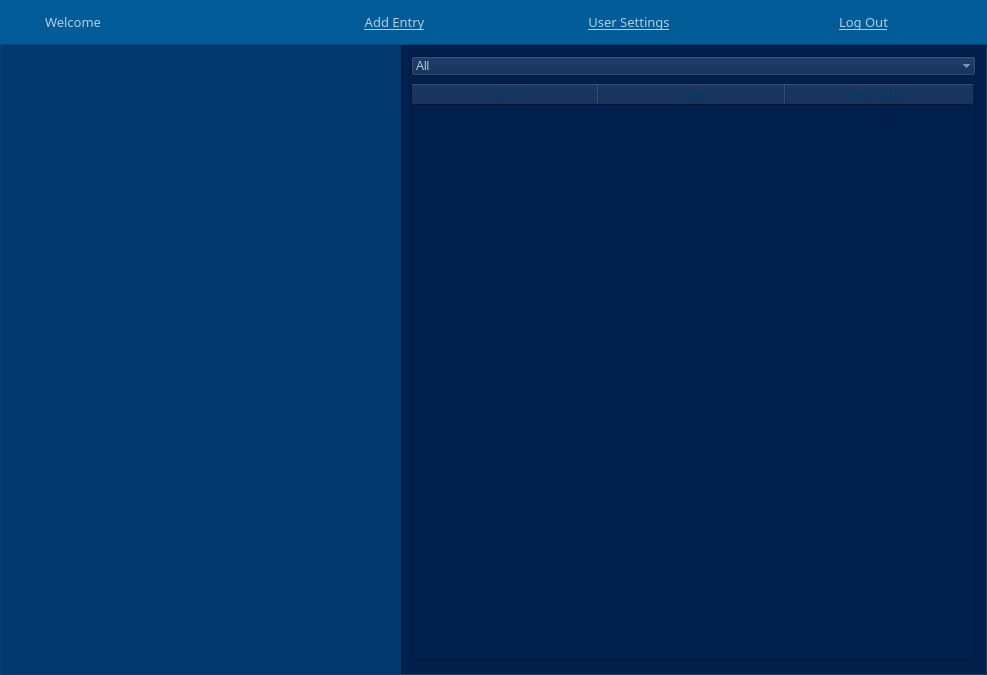
<?xml version="1.0" encoding="UTF-8"?>
<ui version="4.0">
 <class>MainScreen</class>
 <widget class="QMainWindow" name="MainScreen">
  <property name="windowModality">
   <enum>Qt::NonModal</enum>
  </property>
  <property name="geometry">
   <rect>
    <x>0</x>
    <y>0</y>
    <width>987</width>
    <height>675</height>
   </rect>
  </property>
  <property name="sizePolicy">
   <sizepolicy hsizetype="Fixed" vsizetype="Fixed">
    <horstretch>0</horstretch>
    <verstretch>0</verstretch>
   </sizepolicy>
  </property>
  <property name="maximumSize">
   <size>
    <width>987</width>
    <height>700</height>
   </size>
  </property>
  <property name="windowTitle">
   <string>MainWindow</string>
  </property>
  <property name="styleSheet">
   <string notr="true">
color: rgb(3, 57, 108);
background-color: rgb(0, 91, 150);</string>
  </property>
  <property name="documentMode">
   <bool>false</bool>
  </property>
  <widget class="QWidget" name="mainContainer">
   <layout class="QVBoxLayout" name="verticalLayout">
    <property name="spacing">
     <number>0</number>
    </property>
    <property name="leftMargin">
     <number>0</number>
    </property>
    <property name="topMargin">
     <number>0</number>
    </property>
    <property name="rightMargin">
     <number>0</number>
    </property>
    <property name="bottomMargin">
     <number>0</number>
    </property>
    <item>
     <widget class="QWidget" name="topbar" native="true">
      <property name="maximumSize">
       <size>
        <width>16777215</width>
        <height>60</height>
       </size>
      </property>
      <property name="styleSheet">
       <string notr="true">background-color: rgb(0, 91, 150);</string>
      </property>
      <layout class="QHBoxLayout" name="horizontalLayout_2">
       <item>
        <widget class="QLabel" name="logoLabel">
         <property name="maximumSize">
          <size>
           <width>30</width>
           <height>30</height>
          </size>
         </property>
         <property name="text">
          <string/>
         </property>
         <property name="pixmap">
          <pixmap>Rectangle 3.png</pixmap>
         </property>
         <property name="scaledContents">
          <bool>true</bool>
         </property>
         <property name="margin">
          <number>0</number>
         </property>
        </widget>
       </item>
       <item>
        <widget class="QLabel" name="welcomeLabel">
         <property name="font">
          <font>
           <family>Montserrat</family>
           <pointsize>10</pointsize>
          </font>
         </property>
         <property name="styleSheet">
          <string notr="true">color: rgb(179, 205, 224);</string>
         </property>
         <property name="text">
          <string>Welcome</string>
         </property>
        </widget>
       </item>
       <item>
        <widget class="QPushButton" name="addEntryButton">
         <property name="font">
          <font>
           <family>Montserrat</family>
           <pointsize>10</pointsize>
           <underline>true</underline>
          </font>
         </property>
         <property name="styleSheet">
          <string notr="true">color: rgb(179, 205, 224);</string>
         </property>
         <property name="text">
          <string>Add Entry</string>
         </property>
         <property name="flat">
          <bool>true</bool>
         </property>
        </widget>
       </item>
       <item>
        <widget class="QPushButton" name="userSettingsButton">
         <property name="font">
          <font>
           <family>Montserrat</family>
           <pointsize>10</pointsize>
           <underline>true</underline>
          </font>
         </property>
         <property name="styleSheet">
          <string notr="true">color: rgb(179, 205, 224);</string>
         </property>
         <property name="text">
          <string>User Settings</string>
         </property>
         <property name="flat">
          <bool>true</bool>
         </property>
        </widget>
       </item>
       <item>
        <widget class="QPushButton" name="logoutButton">
         <property name="font">
          <font>
           <family>Montserrat</family>
           <pointsize>10</pointsize>
           <underline>true</underline>
          </font>
         </property>
         <property name="styleSheet">
          <string notr="true">color: rgb(179, 205, 224);</string>
         </property>
         <property name="text">
          <string>Log Out</string>
         </property>
         <property name="flat">
          <bool>true</bool>
         </property>
        </widget>
       </item>
      </layout>
     </widget>
    </item>
    <item>
     <widget class="QFrame" name="bottomElements">
      <property name="sizePolicy">
       <sizepolicy hsizetype="Preferred" vsizetype="Preferred">
        <horstretch>0</horstretch>
        <verstretch>0</verstretch>
       </sizepolicy>
      </property>
      <property name="frameShape">
       <enum>QFrame::StyledPanel</enum>
      </property>
      <property name="frameShadow">
       <enum>QFrame::Raised</enum>
      </property>
      <property name="lineWidth">
       <number>1</number>
      </property>
      <layout class="QHBoxLayout" name="horizontalLayout">
       <property name="spacing">
        <number>0</number>
       </property>
       <property name="leftMargin">
        <number>0</number>
       </property>
       <property name="topMargin">
        <number>0</number>
       </property>
       <property name="rightMargin">
        <number>0</number>
       </property>
       <property name="bottomMargin">
        <number>0</number>
       </property>
       <item>
        <widget class="QStackedWidget" name="sidebar">
         <property name="minimumSize">
          <size>
           <width>400</width>
           <height>0</height>
          </size>
         </property>
         <property name="maximumSize">
          <size>
           <width>400</width>
           <height>16777215</height>
          </size>
         </property>
         <property name="styleSheet">
          <string notr="true">background-color: rgb(3, 57, 108);</string>
         </property>
         <property name="currentIndex">
          <number>0</number>
         </property>
         <widget class="QWidget" name="defaultView">
          <property name="styleSheet">
           <string notr="true">background-color: rgb(3, 57, 108);</string>
          </property>
         </widget>
         <widget class="QWidget" name="selectedEntryView">
          <layout class="QVBoxLayout" name="verticalLayout_4">
           <item>
            <widget class="QLineEdit" name="entryNameEdit">
             <property name="enabled">
              <bool>false</bool>
             </property>
             <property name="minimumSize">
              <size>
               <width>0</width>
               <height>75</height>
              </size>
             </property>
             <property name="maximumSize">
              <size>
               <width>400</width>
               <height>16777215</height>
              </size>
             </property>
             <property name="font">
              <font>
               <family>Montserrat</family>
               <pointsize>18</pointsize>
              </font>
             </property>
             <property name="styleSheet">
              <string notr="true">color: rgb(179, 205, 224);</string>
             </property>
             <property name="text">
              <string/>
             </property>
             <property name="frame">
              <bool>false</bool>
             </property>
             <property name="alignment">
              <set>Qt::AlignLeading|Qt::AlignLeft|Qt::AlignVCenter</set>
             </property>
             <property name="placeholderText">
              <string>Entry Name</string>
             </property>
            </widget>
           </item>
           <item>
            <widget class="QComboBox" name="entryTypeCombo_2">
             <property name="enabled">
              <bool>false</bool>
             </property>
             <property name="minimumSize">
              <size>
               <width>0</width>
               <height>0</height>
              </size>
             </property>
             <property name="font">
              <font>
               <family>Montserrat</family>
               <pointsize>18</pointsize>
               <weight>50</weight>
               <italic>false</italic>
               <bold>false</bold>
              </font>
             </property>
             <property name="focusPolicy">
              <enum>Qt::WheelFocus</enum>
             </property>
             <property name="autoFillBackground">
              <bool>false</bool>
             </property>
             <property name="styleSheet">
              <string notr="true">color: rgb(179, 205, 224);
font: 18pt &quot;Montserrat&quot;;</string>
             </property>
             <property name="editable">
              <bool>true</bool>
             </property>
             <property name="currentText">
              <string>Entry Type</string>
             </property>
             <property name="frame">
              <bool>false</bool>
             </property>
             <item>
              <property name="text">
               <string>Entry Type</string>
              </property>
             </item>
             <item>
              <property name="text">
               <string>Account</string>
              </property>
             </item>
            </widget>
           </item>
           <item>
            <widget class="QLineEdit" name="entryDescriptionEdit">
             <property name="enabled">
              <bool>false</bool>
             </property>
             <property name="minimumSize">
              <size>
               <width>0</width>
               <height>75</height>
              </size>
             </property>
             <property name="maximumSize">
              <size>
               <width>400</width>
               <height>16777215</height>
              </size>
             </property>
             <property name="font">
              <font>
               <family>Montserrat</family>
               <pointsize>18</pointsize>
              </font>
             </property>
             <property name="styleSheet">
              <string notr="true">color: rgb(179, 205, 224);</string>
             </property>
             <property name="text">
              <string/>
             </property>
             <property name="frame">
              <bool>false</bool>
             </property>
             <property name="alignment">
              <set>Qt::AlignLeading|Qt::AlignLeft|Qt::AlignVCenter</set>
             </property>
             <property name="placeholderText">
              <string>Entry Description</string>
             </property>
            </widget>
           </item>
           <item>
            <widget class="QLabel" name="entryContentLabel">
             <property name="enabled">
              <bool>true</bool>
             </property>
             <property name="minimumSize">
              <size>
               <width>0</width>
               <height>75</height>
              </size>
             </property>
             <property name="maximumSize">
              <size>
               <width>400</width>
               <height>75</height>
              </size>
             </property>
             <property name="font">
              <font>
               <family>Montserrat</family>
               <pointsize>18</pointsize>
              </font>
             </property>
             <property name="styleSheet">
              <string notr="true">color: rgb(179, 205, 224);</string>
             </property>
             <property name="text">
              <string>Entry Content</string>
             </property>
            </widget>
           </item>
           <item>
            <widget class="QLineEdit" name="entryContentEdit">
             <property name="enabled">
              <bool>false</bool>
             </property>
             <property name="minimumSize">
              <size>
               <width>0</width>
               <height>75</height>
              </size>
             </property>
             <property name="maximumSize">
              <size>
               <width>400</width>
               <height>16777215</height>
              </size>
             </property>
             <property name="font">
              <font>
               <family>Montserrat</family>
               <pointsize>18</pointsize>
              </font>
             </property>
             <property name="styleSheet">
              <string notr="true">color: rgb(179, 205, 224);</string>
             </property>
             <property name="text">
              <string/>
             </property>
             <property name="frame">
              <bool>false</bool>
             </property>
             <property name="echoMode">
              <enum>QLineEdit::Normal</enum>
             </property>
             <property name="alignment">
              <set>Qt::AlignLeading|Qt::AlignLeft|Qt::AlignVCenter</set>
             </property>
             <property name="placeholderText">
              <string>Entry Content</string>
             </property>
            </widget>
           </item>
           <item>
            <widget class="QPushButton" name="editButton">
             <property name="maximumSize">
              <size>
               <width>400</width>
               <height>16777215</height>
              </size>
             </property>
             <property name="font">
              <font>
               <family>Montserrat</family>
               <pointsize>12</pointsize>
               <weight>75</weight>
               <bold>true</bold>
              </font>
             </property>
             <property name="styleSheet">
              <string notr="true">color: rgb(255, 255, 255);</string>
             </property>
             <property name="text">
              <string>Edit</string>
             </property>
            </widget>
           </item>
           <item>
            <widget class="QPushButton" name="deleteButton">
             <property name="maximumSize">
              <size>
               <width>400</width>
               <height>16777215</height>
              </size>
             </property>
             <property name="font">
              <font>
               <family>Montserrat</family>
               <pointsize>12</pointsize>
               <weight>75</weight>
               <bold>true</bold>
              </font>
             </property>
             <property name="styleSheet">
              <string notr="true">color: rgb(255, 255, 255);</string>
             </property>
             <property name="text">
              <string>Delete</string>
             </property>
            </widget>
           </item>
          </layout>
         </widget>
         <widget class="QWidget" name="userSettingView">
          <layout class="QVBoxLayout" name="verticalLayout_5">
           <item>
            <widget class="QLabel" name="usernameLabel">
             <property name="enabled">
              <bool>true</bool>
             </property>
             <property name="minimumSize">
              <size>
               <width>0</width>
               <height>75</height>
              </size>
             </property>
             <property name="maximumSize">
              <size>
               <width>400</width>
               <height>75</height>
              </size>
             </property>
             <property name="font">
              <font>
               <family>Montserrat</family>
               <pointsize>18</pointsize>
              </font>
             </property>
             <property name="styleSheet">
              <string notr="true">color: rgb(179, 205, 224);</string>
             </property>
             <property name="text">
              <string>Username</string>
             </property>
            </widget>
           </item>
           <item>
            <widget class="QLabel" name="entryCountLabel">
             <property name="enabled">
              <bool>true</bool>
             </property>
             <property name="minimumSize">
              <size>
               <width>0</width>
               <height>75</height>
              </size>
             </property>
             <property name="maximumSize">
              <size>
               <width>400</width>
               <height>75</height>
              </size>
             </property>
             <property name="font">
              <font>
               <family>Montserrat</family>
               <pointsize>18</pointsize>
              </font>
             </property>
             <property name="styleSheet">
              <string notr="true">color: rgb(179, 205, 224);</string>
             </property>
             <property name="text">
              <string>No. Of Entries</string>
             </property>
            </widget>
           </item>
           <item>
            <widget class="QLabel" name="paddingLabel">
             <property name="enabled">
              <bool>true</bool>
             </property>
             <property name="minimumSize">
              <size>
               <width>0</width>
               <height>75</height>
              </size>
             </property>
             <property name="maximumSize">
              <size>
               <width>400</width>
               <height>75</height>
              </size>
             </property>
             <property name="font">
              <font>
               <family>Montserrat</family>
               <pointsize>18</pointsize>
              </font>
             </property>
             <property name="styleSheet">
              <string notr="true">color: rgb(179, 205, 224);</string>
             </property>
             <property name="text">
              <string/>
             </property>
            </widget>
           </item>
           <item>
            <widget class="QPushButton" name="changePasswordButton">
             <property name="maximumSize">
              <size>
               <width>400</width>
               <height>16777215</height>
              </size>
             </property>
             <property name="font">
              <font>
               <family>Montserrat</family>
               <pointsize>12</pointsize>
               <weight>75</weight>
               <bold>true</bold>
              </font>
             </property>
             <property name="styleSheet">
              <string notr="true">color: rgb(255, 255, 255);</string>
             </property>
             <property name="text">
              <string>Change Password</string>
             </property>
            </widget>
           </item>
           <item>
            <widget class="QPushButton" name="deleteAccountButton">
             <property name="maximumSize">
              <size>
               <width>400</width>
               <height>16777215</height>
              </size>
             </property>
             <property name="font">
              <font>
               <family>Montserrat</family>
               <pointsize>12</pointsize>
               <weight>75</weight>
               <bold>true</bold>
              </font>
             </property>
             <property name="styleSheet">
              <string notr="true">color: rgb(255, 255, 255);</string>
             </property>
             <property name="text">
              <string>Delete Account</string>
             </property>
            </widget>
           </item>
          </layout>
         </widget>
         <widget class="QWidget" name="passwordChangeView">
          <layout class="QVBoxLayout" name="verticalLayout_6">
           <item>
            <widget class="QLineEdit" name="oldPasswordEdit">
             <property name="enabled">
              <bool>true</bool>
             </property>
             <property name="minimumSize">
              <size>
               <width>0</width>
               <height>75</height>
              </size>
             </property>
             <property name="maximumSize">
              <size>
               <width>400</width>
               <height>16777215</height>
              </size>
             </property>
             <property name="font">
              <font>
               <family>Montserrat</family>
               <pointsize>18</pointsize>
              </font>
             </property>
             <property name="styleSheet">
              <string notr="true">color: rgb(179, 205, 224);</string>
             </property>
             <property name="text">
              <string/>
             </property>
             <property name="frame">
              <bool>false</bool>
             </property>
             <property name="echoMode">
              <enum>QLineEdit::Password</enum>
             </property>
             <property name="alignment">
              <set>Qt::AlignLeading|Qt::AlignLeft|Qt::AlignVCenter</set>
             </property>
             <property name="placeholderText">
              <string>Old Password</string>
             </property>
            </widget>
           </item>
           <item>
            <widget class="QLineEdit" name="newPasswordEdit">
             <property name="enabled">
              <bool>true</bool>
             </property>
             <property name="minimumSize">
              <size>
               <width>0</width>
               <height>75</height>
              </size>
             </property>
             <property name="maximumSize">
              <size>
               <width>400</width>
               <height>16777215</height>
              </size>
             </property>
             <property name="font">
              <font>
               <family>Montserrat</family>
               <pointsize>18</pointsize>
              </font>
             </property>
             <property name="styleSheet">
              <string notr="true">color: rgb(179, 205, 224);</string>
             </property>
             <property name="text">
              <string/>
             </property>
             <property name="frame">
              <bool>false</bool>
             </property>
             <property name="echoMode">
              <enum>QLineEdit::Password</enum>
             </property>
             <property name="alignment">
              <set>Qt::AlignLeading|Qt::AlignLeft|Qt::AlignVCenter</set>
             </property>
             <property name="placeholderText">
              <string>New Password</string>
             </property>
            </widget>
           </item>
           <item>
            <widget class="QLabel" name="paddingLabel_2">
             <property name="enabled">
              <bool>true</bool>
             </property>
             <property name="minimumSize">
              <size>
               <width>0</width>
               <height>75</height>
              </size>
             </property>
             <property name="maximumSize">
              <size>
               <width>400</width>
               <height>75</height>
              </size>
             </property>
             <property name="font">
              <font>
               <family>Montserrat</family>
               <pointsize>18</pointsize>
              </font>
             </property>
             <property name="styleSheet">
              <string notr="true">color: rgb(179, 205, 224);</string>
             </property>
             <property name="text">
              <string/>
             </property>
            </widget>
           </item>
           <item>
            <widget class="QPushButton" name="confirmChangeButton">
             <property name="maximumSize">
              <size>
               <width>400</width>
               <height>16777215</height>
              </size>
             </property>
             <property name="font">
              <font>
               <family>Montserrat</family>
               <pointsize>12</pointsize>
               <weight>75</weight>
               <bold>true</bold>
              </font>
             </property>
             <property name="styleSheet">
              <string notr="true">color: rgb(255, 255, 255);</string>
             </property>
             <property name="text">
              <string>Confirm Change</string>
             </property>
            </widget>
           </item>
           <item>
            <widget class="QLabel" name="errorMessageLabel">
             <property name="enabled">
              <bool>true</bool>
             </property>
             <property name="minimumSize">
              <size>
               <width>0</width>
               <height>40</height>
              </size>
             </property>
             <property name="maximumSize">
              <size>
               <width>400</width>
               <height>40</height>
              </size>
             </property>
             <property name="font">
              <font>
               <family>Montserrat</family>
               <pointsize>10</pointsize>
              </font>
             </property>
             <property name="styleSheet">
              <string notr="true">color: rgb(179, 205, 224);</string>
             </property>
             <property name="text">
              <string/>
             </property>
            </widget>
           </item>
           <item>
            <widget class="QPushButton" name="cancelButton">
             <property name="maximumSize">
              <size>
               <width>400</width>
               <height>16777215</height>
              </size>
             </property>
             <property name="font">
              <font>
               <family>Montserrat</family>
               <pointsize>12</pointsize>
               <weight>75</weight>
               <bold>true</bold>
              </font>
             </property>
             <property name="styleSheet">
              <string notr="true">color: rgb(255, 255, 255);</string>
             </property>
             <property name="text">
              <string>Cancel</string>
             </property>
            </widget>
           </item>
          </layout>
         </widget>
         <widget class="QWidget" name="accountDeleteView">
          <layout class="QVBoxLayout" name="verticalLayout_7">
           <item>
            <widget class="QLabel" name="questionLabel">
             <property name="enabled">
              <bool>true</bool>
             </property>
             <property name="minimumSize">
              <size>
               <width>0</width>
               <height>75</height>
              </size>
             </property>
             <property name="maximumSize">
              <size>
               <width>400</width>
               <height>75</height>
              </size>
             </property>
             <property name="font">
              <font>
               <family>Montserrat</family>
               <pointsize>18</pointsize>
              </font>
             </property>
             <property name="styleSheet">
              <string notr="true">color: rgb(179, 205, 224);</string>
             </property>
             <property name="text">
              <string>Are you sure?</string>
             </property>
            </widget>
           </item>
           <item>
            <widget class="QLineEdit" name="passwordEdit">
             <property name="enabled">
              <bool>true</bool>
             </property>
             <property name="minimumSize">
              <size>
               <width>0</width>
               <height>75</height>
              </size>
             </property>
             <property name="maximumSize">
              <size>
               <width>400</width>
               <height>16777215</height>
              </size>
             </property>
             <property name="font">
              <font>
               <family>Montserrat</family>
               <pointsize>18</pointsize>
              </font>
             </property>
             <property name="styleSheet">
              <string notr="true">color: rgb(179, 205, 224);</string>
             </property>
             <property name="text">
              <string/>
             </property>
             <property name="frame">
              <bool>false</bool>
             </property>
             <property name="echoMode">
              <enum>QLineEdit::Password</enum>
             </property>
             <property name="alignment">
              <set>Qt::AlignLeading|Qt::AlignLeft|Qt::AlignVCenter</set>
             </property>
             <property name="placeholderText">
              <string>Enter Password</string>
             </property>
            </widget>
           </item>
           <item>
            <widget class="QLabel" name="paddingLabel_3">
             <property name="enabled">
              <bool>true</bool>
             </property>
             <property name="minimumSize">
              <size>
               <width>0</width>
               <height>75</height>
              </size>
             </property>
             <property name="maximumSize">
              <size>
               <width>400</width>
               <height>75</height>
              </size>
             </property>
             <property name="font">
              <font>
               <family>Montserrat</family>
               <pointsize>18</pointsize>
              </font>
             </property>
             <property name="styleSheet">
              <string notr="true">color: rgb(179, 205, 224);</string>
             </property>
             <property name="text">
              <string/>
             </property>
            </widget>
           </item>
           <item>
            <widget class="QPushButton" name="confirmAccountDeleteButton">
             <property name="maximumSize">
              <size>
               <width>400</width>
               <height>16777215</height>
              </size>
             </property>
             <property name="font">
              <font>
               <family>Montserrat</family>
               <pointsize>12</pointsize>
               <weight>75</weight>
               <bold>true</bold>
              </font>
             </property>
             <property name="styleSheet">
              <string notr="true">color: rgb(255, 255, 255);</string>
             </property>
             <property name="text">
              <string>Confirm Deletion</string>
             </property>
            </widget>
           </item>
           <item>
            <widget class="QLabel" name="errorMessageLabel_2">
             <property name="enabled">
              <bool>true</bool>
             </property>
             <property name="minimumSize">
              <size>
               <width>0</width>
               <height>40</height>
              </size>
             </property>
             <property name="maximumSize">
              <size>
               <width>400</width>
               <height>40</height>
              </size>
             </property>
             <property name="font">
              <font>
               <family>Montserrat</family>
               <pointsize>10</pointsize>
              </font>
             </property>
             <property name="styleSheet">
              <string notr="true">color: rgb(179, 205, 224);</string>
             </property>
             <property name="text">
              <string/>
             </property>
            </widget>
           </item>
           <item>
            <widget class="QPushButton" name="cancelButton_2">
             <property name="maximumSize">
              <size>
               <width>400</width>
               <height>16777215</height>
              </size>
             </property>
             <property name="font">
              <font>
               <family>Montserrat</family>
               <pointsize>12</pointsize>
               <weight>75</weight>
               <bold>true</bold>
              </font>
             </property>
             <property name="styleSheet">
              <string notr="true">color: rgb(255, 255, 255);</string>
             </property>
             <property name="text">
              <string>Cancel</string>
             </property>
            </widget>
           </item>
          </layout>
         </widget>
         <widget class="QWidget" name="newEntryView">
          <layout class="QVBoxLayout" name="verticalLayout_3">
           <item>
            <widget class="QLineEdit" name="entryNameEdit_2">
             <property name="enabled">
              <bool>true</bool>
             </property>
             <property name="minimumSize">
              <size>
               <width>0</width>
               <height>75</height>
              </size>
             </property>
             <property name="maximumSize">
              <size>
               <width>400</width>
               <height>16777215</height>
              </size>
             </property>
             <property name="font">
              <font>
               <family>Montserrat</family>
               <pointsize>18</pointsize>
              </font>
             </property>
             <property name="styleSheet">
              <string notr="true">color: rgb(179, 205, 224);</string>
             </property>
             <property name="text">
              <string/>
             </property>
             <property name="frame">
              <bool>false</bool>
             </property>
             <property name="alignment">
              <set>Qt::AlignLeading|Qt::AlignLeft|Qt::AlignVCenter</set>
             </property>
             <property name="placeholderText">
              <string>Entry Name</string>
             </property>
            </widget>
           </item>
           <item>
            <widget class="QComboBox" name="entryTypeCombo">
             <property name="minimumSize">
              <size>
               <width>0</width>
               <height>0</height>
              </size>
             </property>
             <property name="font">
              <font>
               <family>Montserrat</family>
               <pointsize>18</pointsize>
               <weight>50</weight>
               <italic>false</italic>
               <bold>false</bold>
              </font>
             </property>
             <property name="focusPolicy">
              <enum>Qt::WheelFocus</enum>
             </property>
             <property name="autoFillBackground">
              <bool>false</bool>
             </property>
             <property name="styleSheet">
              <string notr="true">color: rgb(179, 205, 224);
font: 18pt &quot;Montserrat&quot;;</string>
             </property>
             <property name="editable">
              <bool>false</bool>
             </property>
             <property name="currentText">
              <string>Entry Type</string>
             </property>
             <property name="frame">
              <bool>false</bool>
             </property>
             <item>
              <property name="text">
               <string>Entry Type</string>
              </property>
             </item>
             <item>
              <property name="text">
               <string>Account</string>
              </property>
             </item>
            </widget>
           </item>
           <item>
            <widget class="QLineEdit" name="entryDescriptionEdit_2">
             <property name="enabled">
              <bool>true</bool>
             </property>
             <property name="minimumSize">
              <size>
               <width>0</width>
               <height>75</height>
              </size>
             </property>
             <property name="maximumSize">
              <size>
               <width>400</width>
               <height>16777215</height>
              </size>
             </property>
             <property name="font">
              <font>
               <family>Montserrat</family>
               <pointsize>18</pointsize>
              </font>
             </property>
             <property name="styleSheet">
              <string notr="true">color: rgb(179, 205, 224);</string>
             </property>
             <property name="text">
              <string/>
             </property>
             <property name="frame">
              <bool>false</bool>
             </property>
             <property name="alignment">
              <set>Qt::AlignLeading|Qt::AlignLeft|Qt::AlignVCenter</set>
             </property>
             <property name="placeholderText">
              <string>Entry Description</string>
             </property>
            </widget>
           </item>
           <item>
            <widget class="QLineEdit" name="entryContentEdit_2">
             <property name="enabled">
              <bool>true</bool>
             </property>
             <property name="minimumSize">
              <size>
               <width>0</width>
               <height>75</height>
              </size>
             </property>
             <property name="maximumSize">
              <size>
               <width>400</width>
               <height>16777215</height>
              </size>
             </property>
             <property name="font">
              <font>
               <family>Montserrat</family>
               <pointsize>18</pointsize>
              </font>
             </property>
             <property name="styleSheet">
              <string notr="true">color: rgb(179, 205, 224);</string>
             </property>
             <property name="text">
              <string/>
             </property>
             <property name="frame">
              <bool>false</bool>
             </property>
             <property name="alignment">
              <set>Qt::AlignLeading|Qt::AlignLeft|Qt::AlignVCenter</set>
             </property>
             <property name="placeholderText">
              <string>Entry Content</string>
             </property>
            </widget>
           </item>
           <item>
            <widget class="QPushButton" name="saveButton">
             <property name="maximumSize">
              <size>
               <width>400</width>
               <height>16777215</height>
              </size>
             </property>
             <property name="font">
              <font>
               <family>Montserrat</family>
               <pointsize>12</pointsize>
               <weight>75</weight>
               <bold>true</bold>
              </font>
             </property>
             <property name="styleSheet">
              <string notr="true">color: rgb(255, 255, 255);</string>
             </property>
             <property name="text">
              <string>Save</string>
             </property>
            </widget>
           </item>
           <item>
            <widget class="QPushButton" name="cancelButton_3">
             <property name="maximumSize">
              <size>
               <width>400</width>
               <height>16777215</height>
              </size>
             </property>
             <property name="font">
              <font>
               <family>Montserrat</family>
               <pointsize>12</pointsize>
               <weight>75</weight>
               <bold>true</bold>
              </font>
             </property>
             <property name="styleSheet">
              <string notr="true">color: rgb(255, 255, 255);</string>
             </property>
             <property name="text">
              <string>Cancel</string>
             </property>
            </widget>
           </item>
          </layout>
         </widget>
        </widget>
       </item>
       <item>
        <widget class="QFrame" name="table">
         <property name="maximumSize">
          <size>
           <width>600</width>
           <height>16777215</height>
          </size>
         </property>
         <property name="styleSheet">
          <string notr="true">background-color: rgb(1, 31, 75);</string>
         </property>
         <property name="frameShape">
          <enum>QFrame::StyledPanel</enum>
         </property>
         <property name="frameShadow">
          <enum>QFrame::Raised</enum>
         </property>
         <layout class="QVBoxLayout" name="verticalLayout_2">
          <item>
           <widget class="QComboBox" name="filterCombo">
            <property name="styleSheet">
             <string notr="true">background-color: rgb(1, 31, 75);
color: rgb(179, 205, 224);</string>
            </property>
            <property name="frame">
             <bool>false</bool>
            </property>
            <item>
             <property name="text">
              <string>All</string>
             </property>
            </item>
            <item>
             <property name="text">
              <string>Account</string>
             </property>
            </item>
            <item>
             <property name="text">
              <string>Note</string>
             </property>
            </item>
           </widget>
          </item>
          <item>
           <widget class="QTableWidget" name="tableWidget">
            <property name="minimumSize">
             <size>
              <width>565</width>
              <height>0</height>
             </size>
            </property>
            <property name="maximumSize">
             <size>
              <width>578</width>
              <height>578</height>
             </size>
            </property>
            <property name="contextMenuPolicy">
             <enum>Qt::DefaultContextMenu</enum>
            </property>
            <property name="autoFillBackground">
             <bool>false</bool>
            </property>
            <property name="styleSheet">
             <string notr="true">background-color: rgb(1, 31, 75);</string>
            </property>
            <property name="editTriggers">
             <set>QAbstractItemView::NoEditTriggers</set>
            </property>
            <property name="tabKeyNavigation">
             <bool>true</bool>
            </property>
            <property name="showDropIndicator" stdset="0">
             <bool>true</bool>
            </property>
            <property name="dragDropOverwriteMode">
             <bool>true</bool>
            </property>
            <property name="selectionBehavior">
             <enum>QAbstractItemView::SelectRows</enum>
            </property>
            <property name="showGrid">
             <bool>true</bool>
            </property>
            <property name="gridStyle">
             <enum>Qt::SolidLine</enum>
            </property>
            <property name="sortingEnabled">
             <bool>false</bool>
            </property>
            <property name="wordWrap">
             <bool>true</bool>
            </property>
            <property name="cornerButtonEnabled">
             <bool>true</bool>
            </property>
            <attribute name="horizontalHeaderVisible">
             <bool>true</bool>
            </attribute>
            <attribute name="horizontalHeaderCascadingSectionResizes">
             <bool>false</bool>
            </attribute>
            <attribute name="horizontalHeaderMinimumSectionSize">
             <number>50</number>
            </attribute>
            <attribute name="horizontalHeaderDefaultSectionSize">
             <number>187</number>
            </attribute>
            <attribute name="horizontalHeaderHighlightSections">
             <bool>true</bool>
            </attribute>
            <attribute name="verticalHeaderVisible">
             <bool>true</bool>
            </attribute>
            <attribute name="verticalHeaderHighlightSections">
             <bool>true</bool>
            </attribute>
            <column>
             <property name="text">
              <string>Name</string>
             </property>
             <property name="font">
              <font>
               <family>Montserrat</family>
              </font>
             </property>
            </column>
            <column>
             <property name="text">
              <string>Type</string>
             </property>
             <property name="font">
              <font>
               <family>Montserrat</family>
              </font>
             </property>
            </column>
            <column>
             <property name="text">
              <string>Description</string>
             </property>
             <property name="font">
              <font>
               <family>Montserrat</family>
              </font>
             </property>
            </column>
           </widget>
          </item>
         </layout>
        </widget>
       </item>
      </layout>
     </widget>
    </item>
   </layout>
  </widget>
 </widget>
 <resources/>
 <connections/>
</ui>
